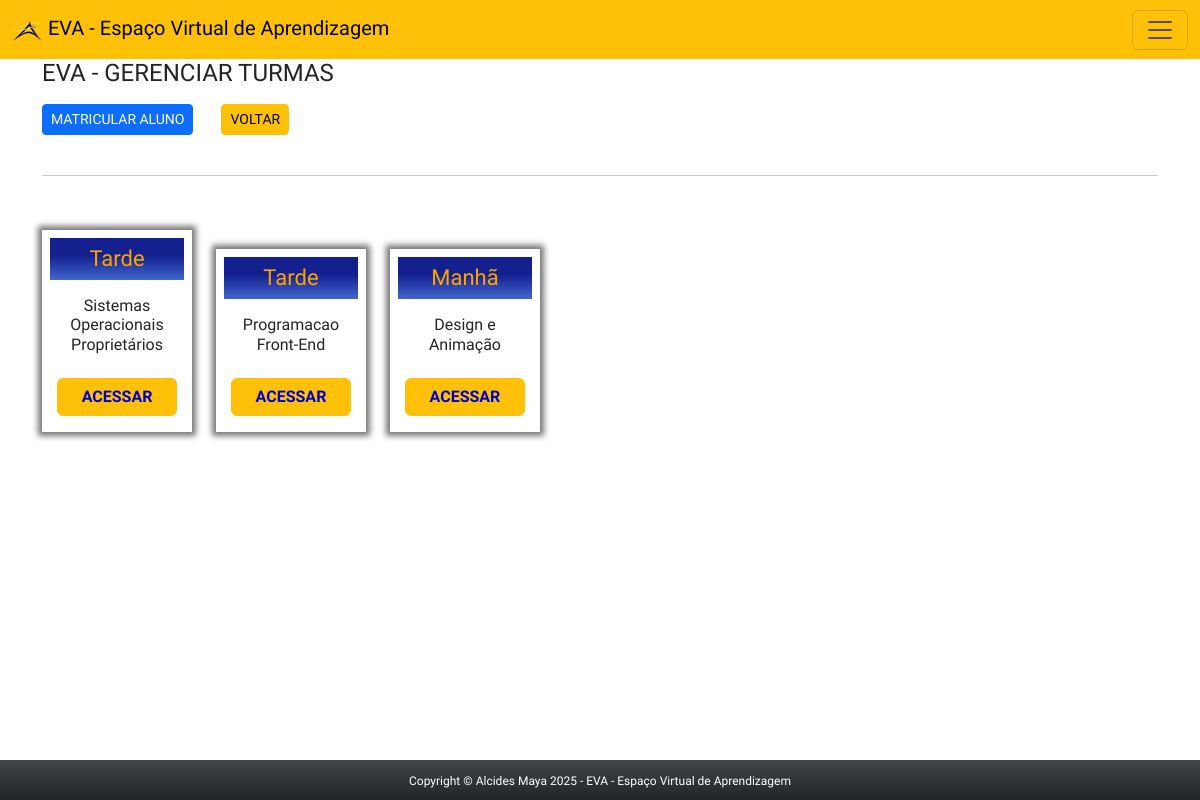
The page /app/view/adminTurmasDisc.php?id=1 (signed in) on the database its author committed.
### tables this page shows
CREATE TABLE `turmas` (
  `id_turma` int(11) NOT NULL,
  `nome_turma` varchar(50) NOT NULL,
  `ativa` tinyint(1) NOT NULL DEFAULT '1',
  `aluno_ra` varchar(20) DEFAULT NULL,
  `disciplina_id` int(11) NOT NULL,
  `professor_id` int(11) NOT NULL,
  `periodo_id` int(11) NOT NULL,
  `curso_id` int(11) NOT NULL,
  `turno_id` int(11) NOT NULL,
  `alterado_por` varchar(30) DEFAULT NULL,
  `data_criado` timestamp NOT NULL DEFAULT CURRENT_TIMESTAMP,
  `data_editado` timestamp NOT NULL DEFAULT CURRENT_TIMESTAMP ON UPDATE CURRENT_TIMESTAMP
);

CREATE TABLE `turnos` (
  `id_turno` int(11) NOT NULL,
  `turno` varchar(10) NOT NULL,
  `editado_por` varchar(50) NOT NULL,
  `data_criado` timestamp NOT NULL DEFAULT CURRENT_TIMESTAMP,
  `data_editado` timestamp NOT NULL DEFAULT CURRENT_TIMESTAMP ON UPDATE CURRENT_TIMESTAMP
);

CREATE TABLE `disciplinas` (
  `id_disciplina` int(11) NOT NULL,
  `nome` varchar(60) NOT NULL,
  `thumb` varchar(20) NOT NULL DEFAULT 'thumb.png',
  `logo` varchar(90) DEFAULT 'logo.png',
  `curso` int(11) NOT NULL,
  `Ciclo` int(1) NOT NULL,
  `quem_editou` varchar(60) NOT NULL DEFAULT 'Admin',
  `data_criado` timestamp NOT NULL DEFAULT CURRENT_TIMESTAMP,
  `data_editado` timestamp NOT NULL DEFAULT CURRENT_TIMESTAMP ON UPDATE CURRENT_TIMESTAMP
);

### app/config/connect.php (called while the page is built, shortened)
<?php
abstract class Connect {
    private $servidor = 'localhost';
    private $user = 'root';
    private $pass = 'usbw';
    private $banco = 'eva';
    private function connect() {
        $this->conn = new PDO("mysql:host=$this->servidor;dbname=$this->banco", $this->user, $this->pass);
    }
}
?>

### app/controller/disciplinaController.php (called while the page is built, shortened)
<?php
    require_once('../model/disciplina.php');
    class disciplinaController {
        public function consultarDisciplinaPeriodo($idPeriodo){
            $disciplina = new disciplina();
            $result = $disciplina->consultarDisciplinaPeriodo($idPeriodo);
            return $result;
        }
    }
?>

### app/model/disciplina.php (called while the page is built, shortened)
<?php
require_once '../config/connect.php';
class Disciplina extends Connect{
    private $tabela = 'disciplinas';
    public function consultarDisciplinaPeriodo($idPeriodo){
        $sql = "SELECT d.id_disciplina, d.nome, d.thumb, t.nome_turma, t.id_turma, tu.turno
        FROM $this->tabela as d
        LEFT JOIN turmas as t ON disciplina_id = id_disciplina
        LEFT JOIN turnos as tu ON turno_id = id_turno
        WHERE t.periodo_id = :idPeriodo";
        $stmt = $this->conn->prepare($sql);
        $stmt->bindParam(':idPeriodo', $idPeriodo, PDO::PARAM_INT);
        $stmt->execute();
        $result = $stmt->fetchAll(PDO::FETCH_ASSOC);
        return $result;
    }
}

### app/view/adminTurmasDisc.php (the view, shortened to what this page needs)
<?php
if (isset($_SESSION['logado']) && $_SESSION['logado'] == true && $_SESSION['nivel'] == 9) {
?>
    <!DOCTYPE html>
    <html lang="pt-br">
    <head>
        <link rel="stylesheet" href="css/style.css">
    </head>
    <body>
        <div class="container-full">
            <?php require_once 'headerAdmin.php'; ?>
            <section class="container main bg-white">
                <h4 class="mb-3"> EVA - GERENCIAR TURMAS</h4>
                <button type="button" class="btn btn-sm btn-primary" data-bs-toggle="modal" data-bs-target="#matAluno">
                    MATRICULAR ALUNO
                </button>
                <a href="adminTurmasPer.php" class="btn btn-sm btn-warning ms-4">VOLTAR</a>
                <br>&nbsp;
                <hr class="pt-1 pb-1">
                        <?php
                        $idPeriodo = $_GET['id'];
                        require_once '../controller/disciplinaController.php';
                        $disciplina = new disciplinaController();
                        $consulta = $disciplina->consultarDisciplinaPeriodo($idPeriodo);
                        foreach ($consulta as $linha) {
                            $disciplina = $linha['nome'];
                            $turno = $linha['turno'];
                            $disciplinaId = $linha['id_disciplina'];
                             echo "
                            <figure class='ucs disc'>
                                <h3>$turno</h3>
								<h6 class='py-3'>$disciplina</h6>
							<figcaption>
								<a href='adminTurmas.php?id=$disciplinaId&per=$idPeriodo' class='btn btn-warning uc'>ACESSAR</a>
							</figcaption>
						</figure>";
                        }
                        ?>
            </section>
            <?php require_once 'footer.php'; ?>
        </div>
                                <?php
                                require_once '../controller/disciplinaController.php';
                                ?>
                            <?php
                            require_once '../controller/disciplinaController.php';
                            ?>
    </body>
    </html>
<?php
} else {
    header('Location: ../index.php');
}
?>

### app/view/css/style.css (style rules this page uses)
body, * { font-family: 'Saira', sans-serif; font-optical-sizing: auto; font-style: normal; }
.disc { width: 150px !important; }
.ucs { width: 200px; display: inline-block; margin: 30px 20px 0 0; padding: 8px; box-shadow: 0px 0px 6px 4px #777; text-align: center; }
.ucs h3 { margin: 0; text-align: center; color: #ffa200; background: linear-gradient(to top, #4265ce 0%,#13208e 59%); font-size: 22px; padding: 8px 0; }
.uc { width: 90%; color: #00C; font-weight: 700; margin-bottom: 8px; }

### rows shown on the page
turmas: turno.turno "Tarde", disciplina.nome "Sistemas Operacionais Proprietários"
turmas: turno.turno "Tarde", disciplina.nome "Programacao Front-End"
turmas: turno.turno "Manhã", disciplina.nome "Design e Animação"
